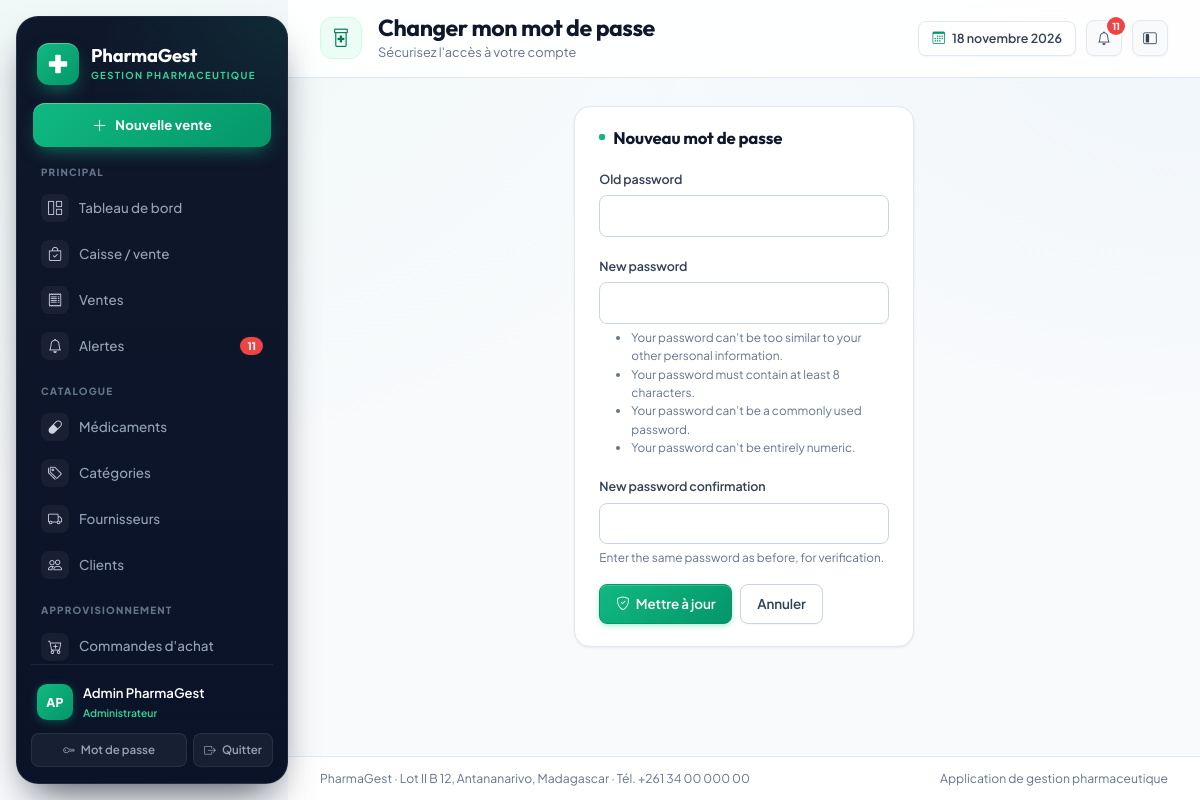
Page /mot-de-passe/ (signed in) on the committed database.
### gestion/models.py (models this page shows, shortened)
class Utilisateur(AbstractUser):
    class Role(models.TextChoices):
        ADMIN = "ADMIN", "Administrateur"
        PHARMACIEN = "PHARMACIEN", "Pharmacien responsable"
        GESTIONNAIRE = "GESTIONNAIRE", "Gestionnaire de stock"
        CAISSIER = "CAISSIER", "Caissier"
        RESPONSABLE = "RESPONSABLE", "Responsable de gestion"
    role = models.CharField(
        "rôle", max_length=20, choices=Role.choices, default=Role.CAISSIER
    )
    telephone = models.CharField("téléphone", max_length=30, blank=True)
    cree_le = models.DateTimeField("créé le", auto_now_add=True)
    class Meta:
        verbose_name = "utilisateur"
        verbose_name_plural = "utilisateurs"
        ordering = ["username"]
    @property
    def nom_complet(self):
        return self.get_full_name() or self.username
    @property
    def est_admin(self):
        return self.is_superuser or self.role == self.Role.ADMIN
    @property
    def peut_vendre(self):
        return self.est_admin or self.role in {
            self.Role.PHARMACIEN,
            self.Role.CAISSIER,
        }
    @property
    def peut_voir_rapports(self):
        return self.est_admin or self.role in {
            self.Role.PHARMACIEN,
            self.Role.RESPONSABLE,
        }

### gestion/views.py (the view, shortened to what this page needs)
# urls.py: path("mot-de-passe/", views.ModifierMotDePasseView.as_view(), name="mot_de_passe"),
class ModifierMotDePasseView(LoginRequiredMixin, PasswordChangeView):
    template_name = "gestion/mot_de_passe.html"
    form_class = MotDePasseForm
    success_url = reverse_lazy("gestion:tableau_bord")

### gestion/forms.py
class MotDePasseForm(BootstrapMixin, PasswordChangeForm):
    pass

### gestion/templatetags/gestion_extras.py (called while the page is built)
@register.filter
def initiales(utilisateur):
    if hasattr(utilisateur, "nom_complet"):
        nom = utilisateur.nom_complet
    else:
        nom = str(utilisateur)
    morceaux = [m for m in nom.replace("-", " ").split(" ") if m]
    if not morceaux:
        return "?"
    if len(morceaux) == 1:
        return morceaux[0][:2].upper()
    return (morceaux[0][0] + morceaux[-1][0]).upper()

### templates/gestion/mot_de_passe.html (shortened to what this page needs)
{% extends "gestion/base.html" %}
{% block page_title %}Changer mon mot de passe{% endblock %}
{% block page_subtitle %}Sécurisez l'accès à votre compte{% endblock %}
{% block contenu %}
<div class="row justify-content-center">
  <div class="col-lg-5">
    <div class="pg-card">
      <div class="pg-card-header"><h3 class="pg-card-title">Nouveau mot de passe</h3></div>
      <div class="pg-card-body">
        <form method="post" novalidate>
          {% for field in form %}
          <div class="mb-3">
            <label class="form-label" for="{{ field.id_for_label }}">{{ field.label }}</label>
            {{ field }}
            {% if field.help_text %}<div class="form-text">{{ field.help_text|safe }}</div>{% endif %}
          </div>
          {% endfor %}
          <div class="d-flex gap-2">
            <button class="btn btn-primary" type="submit"><i class="bi bi-shield-check me-1"></i> Mettre à jour</button>
            <a class="btn btn-outline-secondary" href="{% url 'gestion:tableau_bord' %}">Annuler</a>
          </div>
        </form>
      </div>
    </div>
  </div>
</div>
{% endblock %}

### templates/gestion/base.html (shortened to what this page needs)
{% load static %}
{% load gestion_extras %}
<!doctype html>
<html lang="fr">
<head>
  <link href="https://cdn.jsdelivr.net/npm/bootstrap@5.3.3/dist/css/bootstrap.min.css" rel="stylesheet">
  <link href="https://cdn.jsdelivr.net/npm/bootstrap-icons@1.11.3/font/bootstrap-icons.min.css" rel="stylesheet">
  <link rel="stylesheet" href="{% static 'css/pharmagest.css' %}">
</head>
<body>
  {% with url_name=request.resolver_match.url_name %}
  <div class="pg-shell" data-layout="expanded">
    <aside class="pg-sidebar" id="sidebar" aria-label="Menu principal de navigation">
      <a class="pg-brand" href="{% url 'gestion:tableau_bord' %}" aria-label="Accueil {{ pharmacie_nom }}">
        <span class="pg-brand-mark">
          <svg class="pg-brand-glyph" viewBox="0 0 24 24" fill="currentColor" aria-hidden="true">
            <path
              d="M9 3a1 1 0 0 1 1-1h4a1 1 0 0 1 1 1v6h6a1 1 0 0 1 1 1v4a1 1 0 0 1-1 1h-6v6a1 1 0 0 1-1 1h-4a1 1 0 0 1-1-1v-6H3a1 1 0 0 1-1-1v-4a1 1 0 0 1 1-1h6V3z" />
          </svg>
        </span>
        <span class="pg-brand-text">
          <span class="pg-brand-name">{{ pharmacie_nom }}</span>
          <span class="pg-brand-sub">Gestion pharmaceutique</span>
        </span>
      </a>
      {% if user.peut_vendre %}
      <a class="pg-side-cta" href="{% url 'gestion:caisse' %}" title="Ouvrir la caisse">
        <i class="bi bi-plus-lg"></i>
        <span>Nouvelle vente</span>
      </a>
      {% endif %}
      <nav class="pg-nav-groups" aria-label="Navigation">
        <div class="pg-nav-group">
          <div class="pg-nav-label">Principal</div>
          <div class="pg-nav">
            <a class="pg-nav-link {% if url_name == 'tableau_bord' %}active{% endif %}"
              href="{% url 'gestion:tableau_bord' %}" title="Tableau de bord">
              <i class="bi bi-grid-1x2"></i>
              <span>Tableau de bord</span>
            </a>
            {% if user.peut_vendre %}
            <a class="pg-nav-link {% if url_name == 'caisse' %}active{% endif %}" href="{% url 'gestion:caisse' %}"
              title="Caisse / vente">
              <i class="bi bi-bag-check"></i>
              <span>Caisse / vente</span>
            </a>
            {% endif %}
            <a class="pg-nav-link {% if url_name == 'vente_liste' or url_name == 'vente_detail' or url_name == 'retour_vente' or url_name == 'vente_annuler' %}active{% endif %}"
              href="{% url 'gestion:vente_liste' %}" title="Ventes">
              <i class="bi bi-receipt"></i>
              <span>Ventes</span>
            </a>
            <a class="pg-nav-link {% if url_name == 'alertes' %}active{% endif %}" href="{% url 'gestion:alertes' %}"
              title="Alertes">
              <i class="bi bi-bell"></i>
              {% if alertes_globales %}<span class="pg-nav-badge">{{ alertes_globales }}</span>{% endif %}
              <span>Alertes</span>
            </a>
          </div>
        </div>
        <div class="pg-nav-group">
          <div class="pg-nav-label">Catalogue</div>
          <div class="pg-nav">
            <a class="pg-nav-link {% if url_name == 'medicament_liste' or url_name == 'medicament_detail' or url_name == 'medicament_ajouter' or url_name == 'medicament_modifier' or url_name == 'medicament_supprimer' %}active{% endif %}"
              href="{% url 'gestion:medicament_liste' %}" title="Médicaments">
              <i class="bi bi-capsule"></i>
              <span>Médicaments</span>
            </a>
            <a class="pg-nav-link {% if url_name == 'categorie_liste' or url_name == 'categorie_ajouter' or url_name == 'categorie_modifier' or url_name == 'categorie_supprimer' %}active{% endif %}"
              href="{% url 'gestion:categorie_liste' %}" title="Catégories">
              <i class="bi bi-tags"></i>
              <span>Catégories</span>
            </a>
            <a class="pg-nav-link {% if url_name == 'fournisseur_liste' or url_name == 'fournisseur_detail' or url_name == 'fournisseur_ajouter' or url_name == 'fournisseur_modifier' %}active{% endif %}"
              href="{% url 'gestion:fournisseur_liste' %}" title="Fournisseurs">
              <i class="bi bi-truck"></i>
              <span>Fournisseurs</span>
            </a>
            <a class="pg-nav-link {% if url_name == 'client_liste' or url_name == 'client_detail' or url_name == 'client_ajouter' or url_name == 'client_modifier' %}active{% endif %}"
              href="{% url 'gestion:client_liste' %}" title="Clients">
              <i class="bi bi-people"></i>
              <span>Clients</span>
            </a>
          </div>
        </div>
        {% if user.est_admin or user.role == 'PHARMACIEN' or user.role == 'GESTIONNAIRE' or user.role == 'RESPONSABLE' %}
        <div class="pg-nav-group">
          <div class="pg-nav-label">Approvisionnement</div>
          <div class="pg-nav">
            <a class="pg-nav-link {% if url_name == 'commande_liste' or url_name == 'commande_detail' or url_name == 'commande_ajouter' or url_name == 'commande_modifier' %}active{% endif %}"
              href="{% url 'gestion:commande_liste' %}" title="Commandes d'achat">
              <i class="bi bi-cart-plus"></i>
              <span>Commandes d'achat</span>
            </a>
          </div>
        </div>
        {% endif %}
      </nav>
      <div class="pg-sidebar-foot">
        <div class="pg-user">
          <span class="pg-avatar">{{ user.nom_complet|initiales }}</span>
          <span class="pg-user-text">
            <span class="name">{{ user.nom_complet }}</span>
            <span class="role">{{ user.get_role_display }}</span>
          </span>
        </div>
        <div class="actions">
          <a href="{% url 'gestion:mot_de_passe' %}" title="Modifier le mot de passe">
            <i class="bi bi-key"></i><span>Mot de passe</span>
          </a>
          <form method="post" action="{% url 'gestion:deconnexion' %}" class="m-0" title="Déconnexion">
            <button type="submit"><i class="bi bi-box-arrow-right"></i><span>Quitter</span></button>
          </form>
        </div>
      </div>
    </aside>
    <div class="pg-main">
      <header class="pg-topbar">
        <span class="pg-page-icon" aria-hidden="true"><i class="bi bi-prescription2"></i></span>
        <div class="pg-heading">
          <h1 class="pg-page-title">{% block page_title %}Tableau de bord{% endblock %}</h1>
          <p class="pg-page-sub">{% block page_subtitle %}Vue d'ensemble de l'activité de la pharmacie{% endblock %}</p>
        </div>
        <div class="pg-topbar-actions">
          <span class="pg-date-chip"><i class="bi bi-calendar3"></i> {% now "j F Y" %}</span>
          <a class="btn btn-soft btn-icon position-relative" href="{% url 'gestion:alertes' %}" title="Alertes"
            aria-label="Alertes">
            <i class="bi bi-bell"></i>
            {% if alertes_globales %}
            <span class="pg-notif-dot">{{ alertes_globales }}</span>
            {% endif %}
          </a>
          <button class="pg-layout-toggle btn btn-soft btn-icon" type="button" aria-label="Basculer le menu compact"
            title="Menu compact" data-layout-toggle>
            <i class="bi bi-layout-sidebar-inset"></i>
          </button>
        </div>
      </header>
      <main class="pg-content" id="contenu">
        {% block contenu %}{% endblock %}
      </main>
      <footer class="pg-footer">
        <span>{{ pharmacie_nom }} · {{ pharmacie_adresse }} · Tél. {{ pharmacie_telephone }}</span>
        <span>Application de gestion pharmaceutique</span>
      </footer>
    </div>
  </div>
  {% endwith %}
</body>
</html>

### rows in the picture
Utilisateur: last_name "PharmaGest", nom_complet|initiales "AP", nom_complet "Admin PharmaGest", role "Administrateur"

### other values in the picture
{{ alertes_globales }} "11"
{{ field.label }} "Old password" "New password" "New password confirmation"
{{ field.help_text|safe }} "Enter the same password as before, for verification."
{{ pharmacie_adresse }} "Lot II B 12, Antananarivo, Madagascar"
{{ pharmacie_telephone }} "+261 34 00 000 00"
